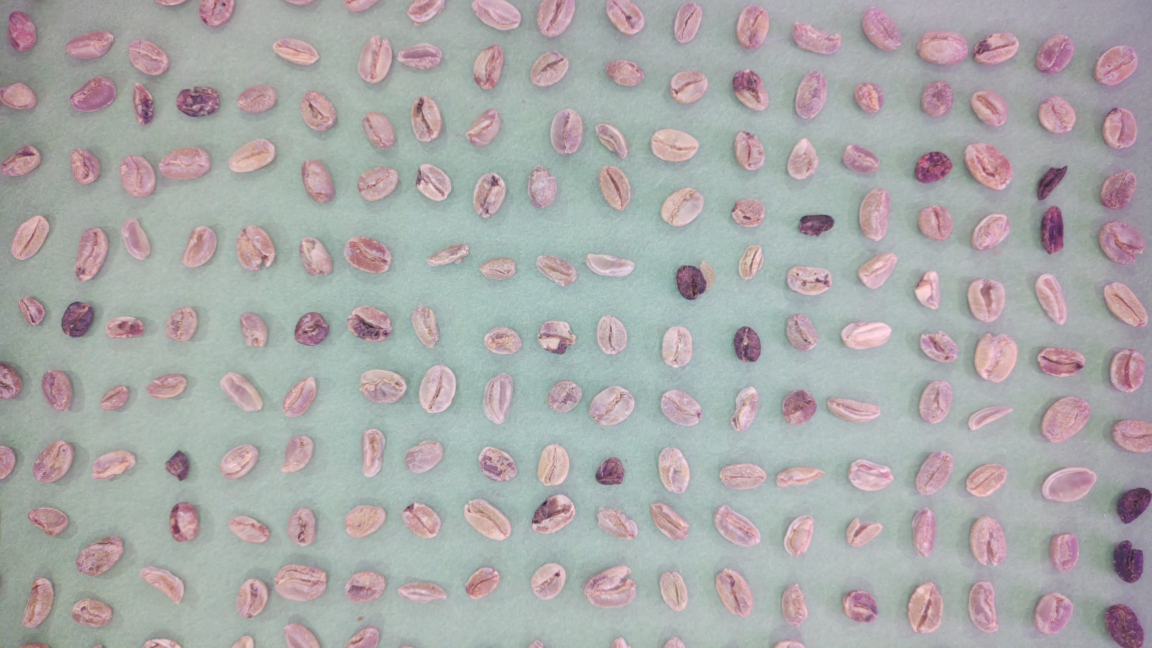
#> input picture temp_captures/sampletopcv.jpg, 2304 x 1296 px (shown at 1/2 size)
$ python visualize_detection.py ../temp_captures/sampletopcv.jpg
#> lines starting #> are read from the running program, lines starting #| are printed output that depends on the picture; after the words box and inside, x2 and y2 are one past the last pixel; in counts of white or black regions, pixels touching at a corner belong together
#!/usr/bin/env python3
"""
Visualize bean detection without cropping
Shows what will be detected with bounding boxes
"""

import cv2
import numpy as np
import os
import sys

def visualize_detection(image_path, output_path="detection_visualization.jpg"):
    """
    Detect beans and create visualization only (no cropping)
    """
#> called with image_path = '../temp_captures/sampletopcv.jpg', output_path = 'detection_visualization.jpg'
    print("="*70)
    print("Bean Detection Visualization (No Cropping)")
    print("="*70)

    # Read image
    print(f"\n1. Reading image: {image_path}")
    img = cv2.imread(image_path)
#> img is the input picture: shape (1296, 2304, 3); mean B, G, R 169.6, 169.6, 170.4

    if img is None:
        print("✗ Failed to read image")
        return 0

    print(f"✓ Image loaded: {img.shape[1]}x{img.shape[0]} pixels")
#| ✓ Image loaded: 2304x1296 pixels

    # Convert to grayscale
    print("\n2. Converting to grayscale...")
    gray = cv2.cvtColor(img, cv2.COLOR_BGR2GRAY)
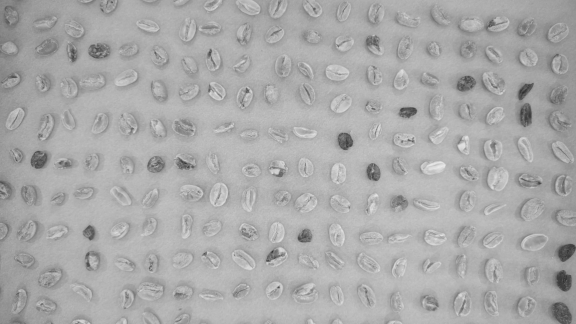
#> gray: shape (1296, 2304) (shown at 1/4 size); min 37, max 235, mean 169.8

    # Apply Gaussian blur
    print("3. Applying Gaussian blur...")
    blurred = cv2.GaussianBlur(gray, (5, 5), 0)

    # Apply threshold
    print("4. Applying Otsu's threshold...")
    _, thresh = cv2.threshold(blurred, 0, 255, cv2.THRESH_BINARY_INV + cv2.THRESH_OTSU)
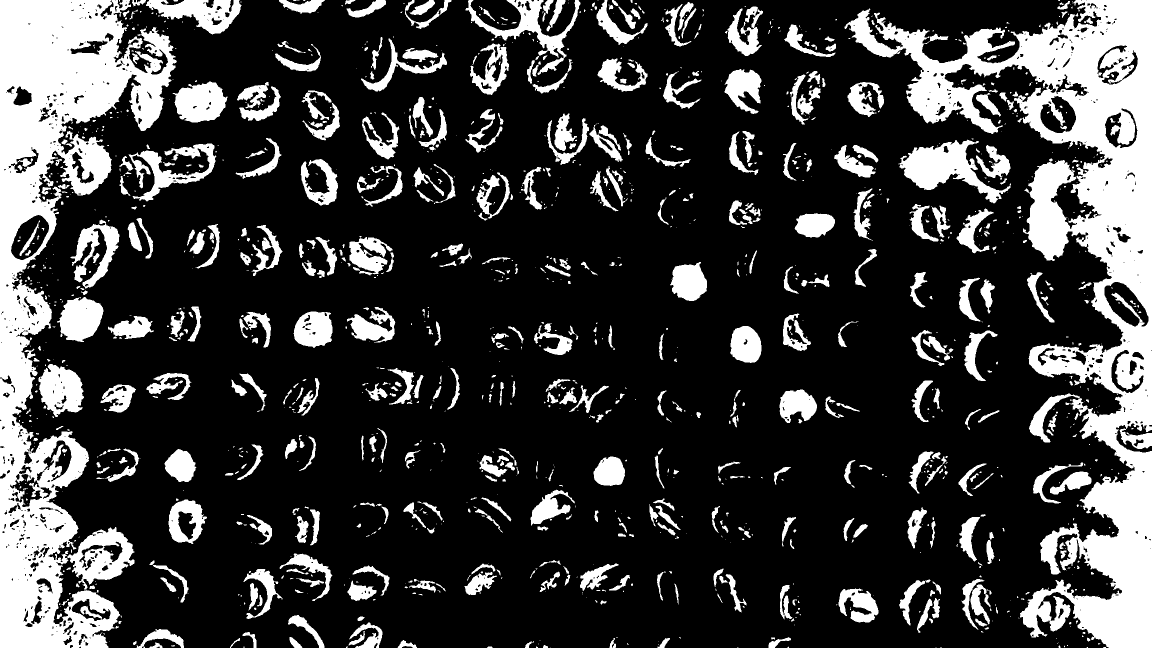
#> thresh: shape (1296, 2304) (shown at 1/2 size); 23.3% white; 1441 white regions (849 under 20 px), largest, box (x1, y1, x2, y2) and area: (1689, 0, 2304, 1296) 212299, (0, 0, 354, 1296) 181256, (1797, 279, 2022, 407) 11125

    # Morphological operations
    print("5. Applying morphological operations...")
    kernel = np.ones((3, 3), np.uint8)
    thresh = cv2.morphologyEx(thresh, cv2.MORPH_CLOSE, kernel, iterations=2)
#> thresh: shape (1296, 2304); 24.6% white; 923 white regions (523 under 20 px), largest, box (x1, y1, x2, y2) and area: (1689, 0, 2304, 1296) 226309, (0, 0, 483, 1296) 202159, (114, 439, 239, 684) 11928
    thresh = cv2.morphologyEx(thresh, cv2.MORPH_OPEN, kernel, iterations=1)
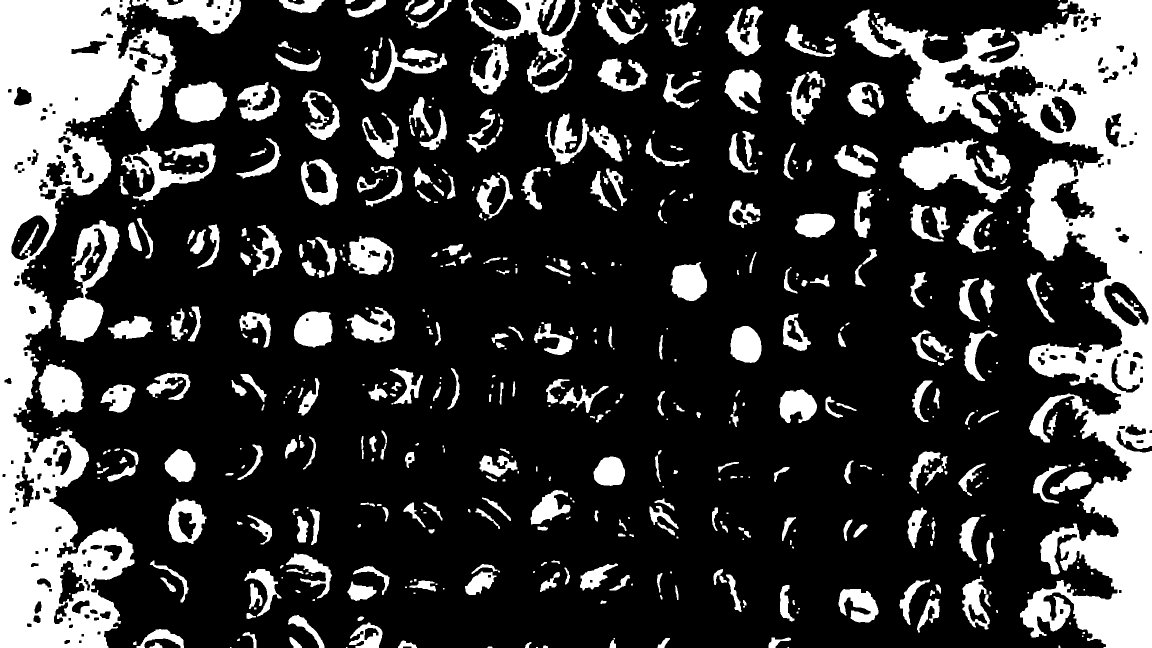
#> thresh: shape (1296, 2304) (shown at 1/2 size); 24.3% white; 625 white regions (168 under 20 px)

    # Find contours
    print("6. Finding contours...")
    contours, _ = cv2.findContours(thresh, cv2.RETR_EXTERNAL, cv2.CHAIN_APPROX_SIMPLE)
#> contours = 609 contours, 225 with area under 20; largest, box (x1, y1, x2, y2) and area: (1689, 0, 2304, 1296) 237856, (0, 0, 353, 1296) 214176, (115, 440, 239, 684) 13388, (1799, 277, 2021, 406) 11218, (931, 0, 1161, 167) 7962
    print(f"✓ Found {len(contours)} contours")
#| ✓ Found 609 contours

    # Filter contours by area
    print("7. Filtering contours...")
    min_area = 100
    max_area = 50000

    valid_beans = []

    for contour in contours:
        area = cv2.contourArea(contour)

        if min_area < area < max_area:
            # Calculate shape features
            perimeter = cv2.arcLength(contour, True)

            if perimeter > 0:
                circularity = 4 * np.pi * area / (perimeter * perimeter)

                # Coffee beans are somewhat circular
                if circularity > 0.2:
                    valid_beans.append(contour)
#> this loop made 609 passes
#> (area, perimeter, circularity) on passes 8, 11, 12, 14, 16, 17, 20, 21: (129, 64.14, 0.394), (267.5, 98.87, 0.344), (123, 49.31, 0.636), (200.5, 73.7, 0.464), (363.5, 121.4, 0.31), (256.5, 75.36, 0.568), (227.5, 107.7, 0.246), (1301.5, 262.8, 0.237)
#> after the loop, valid_beans = 159 contours; largest, box (x1, y1, x2, y2) and area: (115, 440, 239, 684) 13388, (1799, 277, 2021, 406) 11218, (264, 0, 482, 68) 7372, (77, 728, 168, 835) 6723, (350, 163, 454, 245) 6316

    print(f"✓ {len(valid_beans)} valid beans detected")
#| ✓ 159 valid beans detected

    # Sort by position
    valid_beans.sort(key=lambda c: (cv2.boundingRect(c)[1], cv2.boundingRect(c)[0]))

    # Create visualization
    result_img = img.copy()

    print("\n8. Creating visualization...")
    for i, contour in enumerate(valid_beans):
        x, y, w, h = cv2.boundingRect(contour)

        # Draw contour in green
        cv2.drawContours(result_img, [contour], -1, (0, 255, 0), 4)

        # Draw bounding box in blue
        cv2.rectangle(result_img, (x, y), (x+w, y+h), (255, 0, 0), 3)

        # Add label with bean number
        label = f"{i+1}"
        cv2.putText(result_img, label, (x+10, y+30),
                   cv2.FONT_HERSHEY_SIMPLEX, 1.0, (0, 255, 255), 3)
#> this loop made 159 passes
#> (x, y, w, h, label) on passes 1 to 3: (264, 0, 218, 68, '1'), (558, 0, 91, 26, '2'), (694, 0, 78, 35, '3')
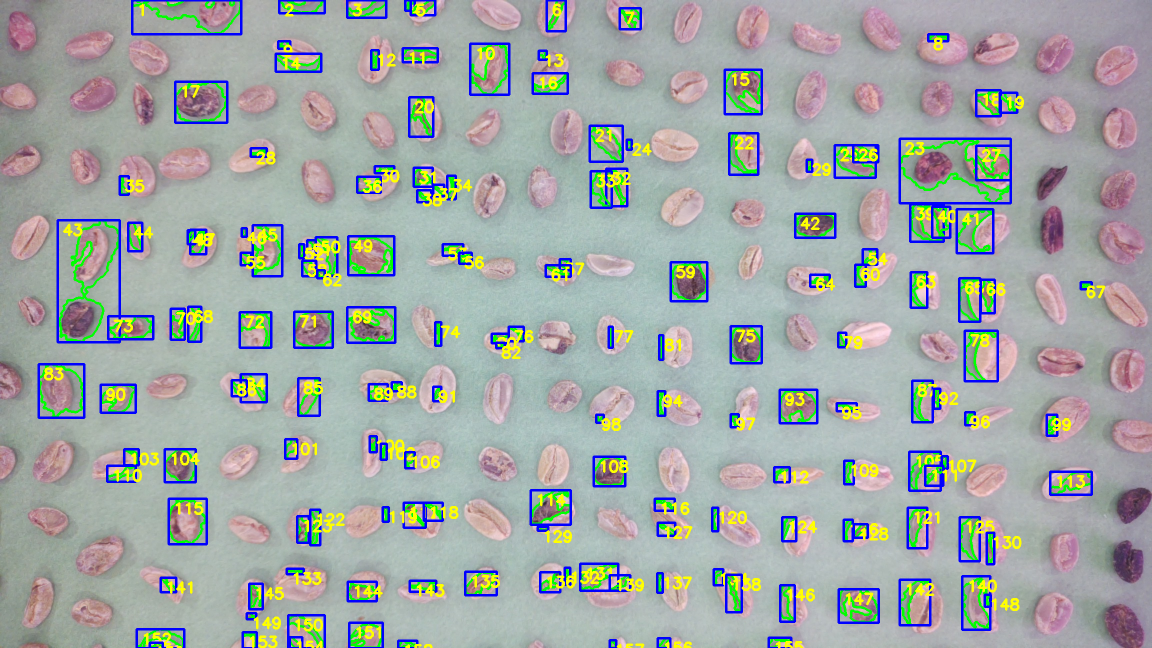
#> result_img: shape (1296, 2304, 3) (shown at 1/2 size); 9.41% of pixels changed, all inside (x1, y1, x2, y2) = (75, 0, 2211, 1296)

    # Save visualization
    cv2.imwrite(output_path, result_img, [cv2.IMWRITE_JPEG_QUALITY, 90])
    print(f"\n✓ Visualization saved: {output_path}")

    # Statistics
    print("\n" + "="*70)
    print("DETECTION RESULTS")
    print("="*70)
    print(f"Image size: {img.shape[1]}x{img.shape[0]} pixels")
#| Image size: 2304x1296 pixels
    print(f"Area thresholds: {min_area}-{max_area} pixels")
    print(f"Total contours found: {len(contours)}")
#| Total contours found: 609
    print(f"Valid beans detected: {len(valid_beans)}")
#| Valid beans detected: 159
    print("="*70)

    # Detection rate
    print(f"\nDetected: {len(valid_beans)} beans")
#| Detected: 159 beans

    if len(valid_beans) >= 45 and len(valid_beans) <= 55:
        print("✅ EXCELLENT! Detection rate is perfect for 50 beans")
    elif len(valid_beans) >= 90 and len(valid_beans) <= 110:
        print("✅ EXCELLENT! Detection rate is perfect for 100 beans")
    elif len(valid_beans) < 45:
        print("⚠ Low detection - check setup")
    else:
        print("⚠ High detection - may have false positives")

    print(f"\n✓ Open {output_path} to review detected beans")

    return len(valid_beans)


if __name__ == "__main__":
    if len(sys.argv) > 1:
        image_path = sys.argv[1]
    else:
        print("Usage: python visualize_detection.py <image_path>")
        sys.exit(1)

    if not os.path.exists(image_path):
        print(f"✗ Error: Image not found: {image_path}")
        sys.exit(1)

    # Create visualization
    bean_count = visualize_detection(image_path)
#> bean_count = 159

    print(f"\n{'='*70}")
    print(f"✓ COMPLETE! {bean_count} beans detected")
#| ✓ COMPLETE! 159 beans detected
    print(f"{'='*70}")
    print(f"\nVisualization saved as: detection_visualization.jpg")
    print(f"Review the image to verify detection accuracy")

$ run again, on temp_captures/capture_20260305_165834.jpg
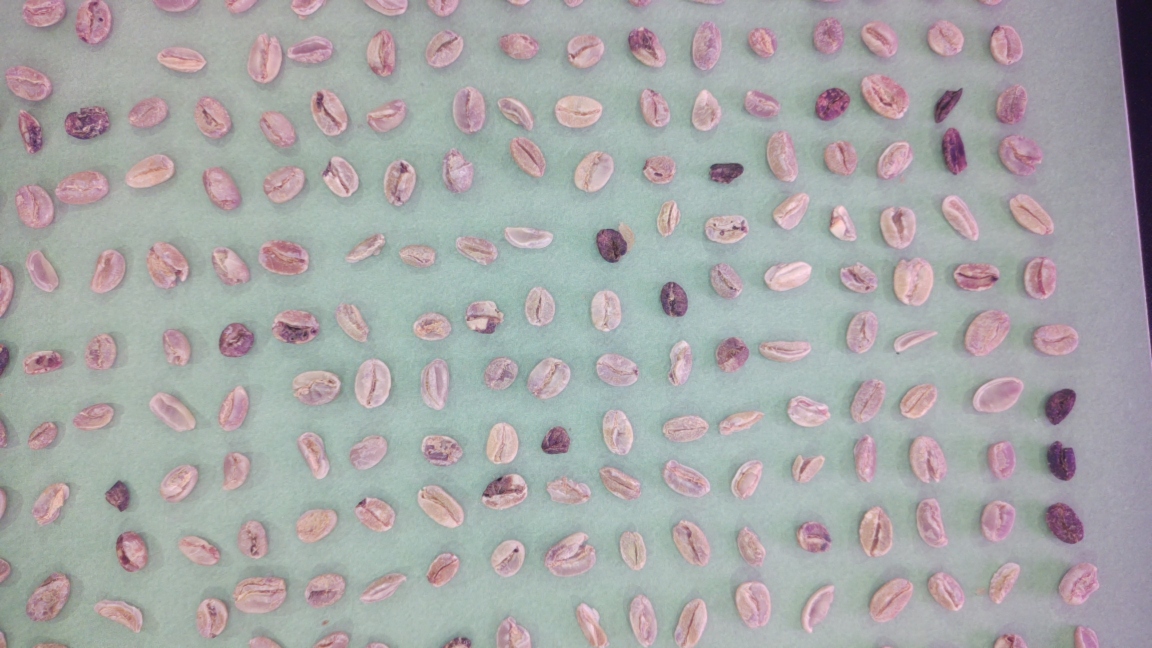
#> input picture temp_captures/capture_20260305_165834.jpg, 2304 x 1296 px (shown at 1/2 size)
#> in visualize_detection, img is the input picture: shape (1296, 2304, 3); mean B, G, R 167.9, 167.7, 167.6
#| ✓ Image loaded: 2304x1296 pixels
#> in visualize_detection, `thresh = cv2.morphologyEx(thresh, cv2.MORPH_OPEN, kernel, iterations=1)`:
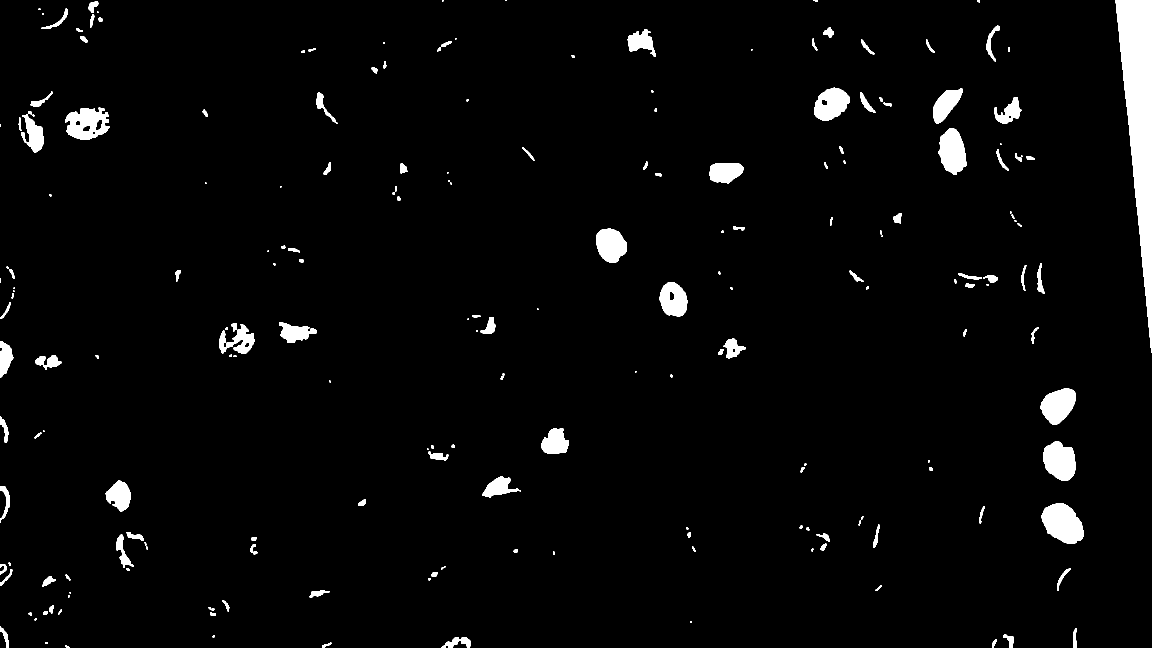
#> thresh: shape (1296, 2304) (shown at 1/2 size); 3.2% white; 206 white regions (49 under 20 px)
#> contours = 206 contours, 77 with area under 20; largest, box (x1, y1, x2, y2) and area: (2231, 0, 2304, 706) 25230, (2082, 1006, 2167, 1088) 4766, (130, 215, 220, 280) 4064, (2086, 882, 2152, 962) 3768, (1876, 256, 1934, 350) 3622
#| ✓ Found 206 contours
#> the loop in visualize_detection, `for contour in contours:` made 206 passes
#> (area, perimeter, circularity) on passes 5, 7, 8, 9, 22, 25, 28, 30: (578.5, 184.8, 0.213), (233, 85.8, 0.398), (171.5, 87.9, 0.279), (243.5, 104.5, 0.28), (262.5, 96.87, 0.352), (241, 77.6, 0.503), (139.5, 93.5, 0.201), (218, 116.2, 0.203)
#> after the loop in visualize_detection, `for contour in contours:`: valid_beans = 58 contours; largest, box (x1, y1, x2, y2) and area: (2082, 1006, 2167, 1088) 4766, (130, 215, 220, 280) 4064, (2086, 882, 2152, 962) 3768, (1876, 256, 1934, 350) 3622, (2081, 777, 2152, 850) 3460
#| ✓ 58 valid beans detected
#> the loop in visualize_detection, `for i, contour in enumerate(valid_beans):` made 58 passes
#> (x, y, w, h, label) on passes 1 to 8: (177, 3, 20, 23, '1'), (1646, 54, 22, 22, '2'), (1255, 58, 56, 56, '3'), (1722, 79, 27, 30, '4'), (1852, 79, 18, 27, '5'), (874, 82, 29, 21, '6'), (1628, 175, 72, 67, '7'), (1866, 176, 59, 71, '8')
#> after the loop in visualize_detection, `for i, contour in enumerate(valid_beans):`:
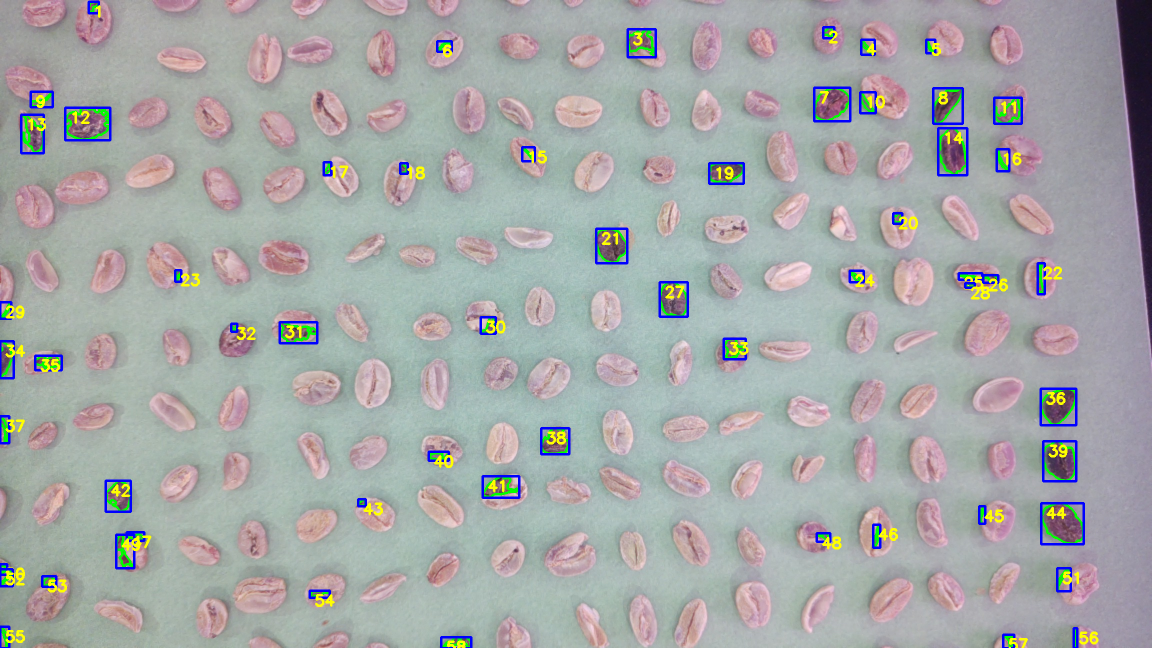
#> result_img: shape (1296, 2304, 3) (shown at 1/2 size); 2.85% of pixels changed, all inside (x1, y1, x2, y2) = (0, 1, 2197, 1296)
#| Image size: 2304x1296 pixels
#| Total contours found: 206
#| Valid beans detected: 58
#| Detected: 58 beans
#> bean_count = 58
#| ✓ COMPLETE! 58 beans detected
